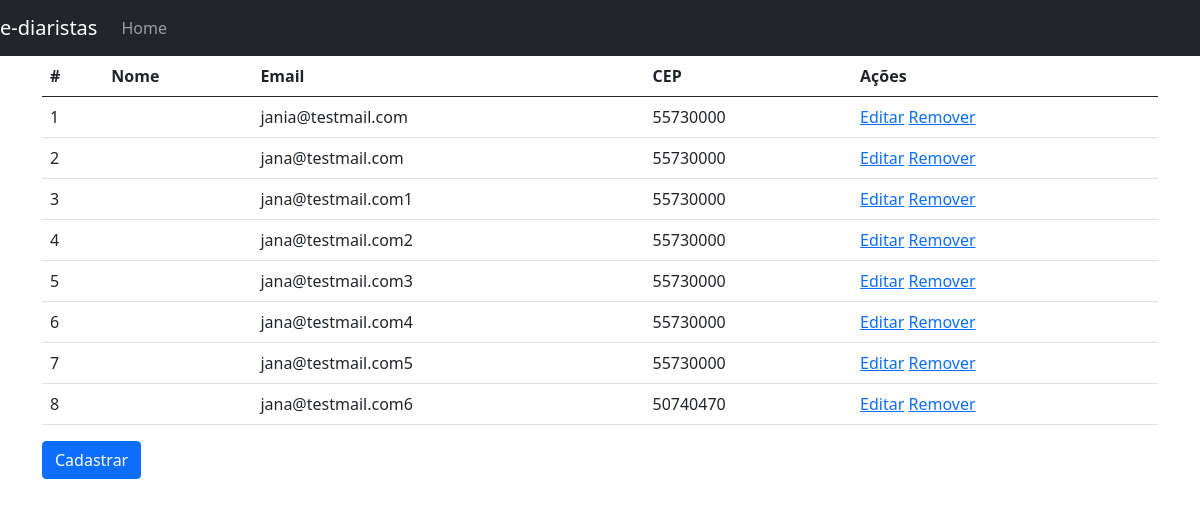
Page /web/listar_diaristas on the earlier database version.
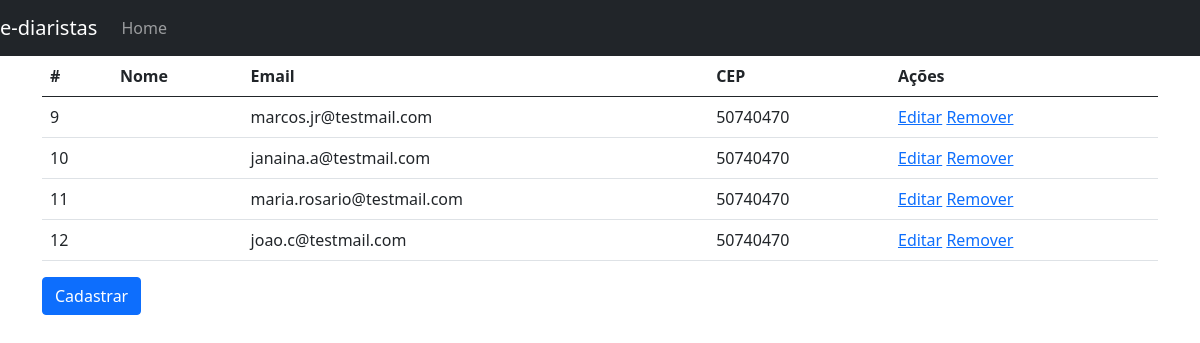
Same page on the later database version.
### web/models.py (models this page shows)
class Diarista(models.Model):
    nome_completo = models.CharField(max_length=100, null=False, blank=False)
    cpf = models.CharField(max_length=11, null=False, blank=False, unique=True)
    email = models.EmailField(null=False, blank=False, unique=True)
    telefone = models.CharField(max_length=11, null=False, blank=False)
    logradouro = models.CharField(max_length=60, null=False, blank=False)
    numero = models.IntegerField(null=False, blank=False)
    bairro = models.CharField(max_length=30, null=False, blank=False)
    complemento = models.CharField(max_length=100, null=False, blank=True)
    cep = models.CharField(max_length=8, null=False, blank=False)
    cidade = models.CharField(max_length=30, null=False, blank=False)
    estado = models.CharField(max_length=2, null=False, blank=False)
    codigo_ibge = models.IntegerField(null=False, blank=False)
    foto_usuario = models.ImageField(null=False)

### web/views.py (the view)
# urls.py: path('listar_diaristas', listar_diaristas, name='listar_diaristas'),
def listar_diaristas(request):
    diaristas = Diarista.objects.all()
    return render(request, "lista_diaristas.html", {"diaristas": diaristas})

### web/templates/lista_diaristas.html
{% extends 'base.html' %}
{% load easy_mask %}
{% block content %}
<table class="table">
			<thead>
				<tr>
					<th>#</th>
					<th>Nome</th>
					<th>Email</th>
					<th>CEP</th>
					<th>Ações</th>
				</tr>
			</thead>
			<tbody>
				{% for diarista in diaristas %}
				<tr>
					<td>{{diarista.id}}</td>
					<td>{{diarista.nome}}</td>
					<td>{{diarista.email}}</td>
					<td>{{diarista.cep | cep}}</td>
					<td>
						<a href="{% url 'editar_diarista' diarista.id%}">Editar</a>
						<a href="{% url 'remover_diarista' diarista.id%}">Remover</a>
					</td>
				</tr>
				{% endfor %}
			</tbody>
		</table>
        <a href="{% url 'cadastrar_diarista'%}" class="btn btn-primary">Cadastrar</a>
	</body>
</html>
{% endblock content%}

### web/templates/base.html (shortened to what this page needs)
<!DOCTYPE html>
<html lang="en">
	<head>
		<link
			rel="stylesheet"
			href="https://cdn.jsdelivr.net/npm/bootstrap@5.0.1/dist/css/bootstrap.min.css"
		/>
	</head>
	<body>
		<nav class="navbar navbar-expand-md navbar-dark bg-dark md-4">
			<a href="#" class="navbar-brand">e-diaristas</a>
			<div class="collapse navbar-collapse" id="navbarCollapse">
				<ul class="navbar-nav mr-auto">
					<li class="nav-item active">
						<a href="{% url 'listar_diaristas' %}" class="nav-link"
							>Home</a
						>
					</li>
				</ul>
			</div>
		</nav>
		<main role="main" class="container">
			{% block content%} {% endblock content %}
	</body>
</html>

Differences in the rows shown:
removed Diarista: id "1", email "jania@testmail.com", cep|cep "55730000"
removed Diarista: id "2", email "jana@testmail.com", cep|cep "55730000"
removed Diarista: id "3", email "jana@testmail.com1", cep|cep "55730000"
removed Diarista: id "4", email "jana@testmail.com2", cep|cep "55730000"
removed Diarista: id "5", email "jana@testmail.com3", cep|cep "55730000"
removed Diarista: id "6", email "jana@testmail.com4", cep|cep "55730000"
removed Diarista: id "7", email "jana@testmail.com5", cep|cep "55730000"
removed Diarista: id "8", email "jana@testmail.com6", cep|cep "50740470"
added Diarista: id "9", email "marcos.jr@testmail.com", cep|cep "50740470"
added Diarista: id "10", email "janaina.a@testmail.com", cep|cep "50740470"
added Diarista: id "11", email "maria.rosario@testmail.com", cep|cep "50740470"
added Diarista: id "12", email "joao.c@testmail.com", cep|cep "50740470"
